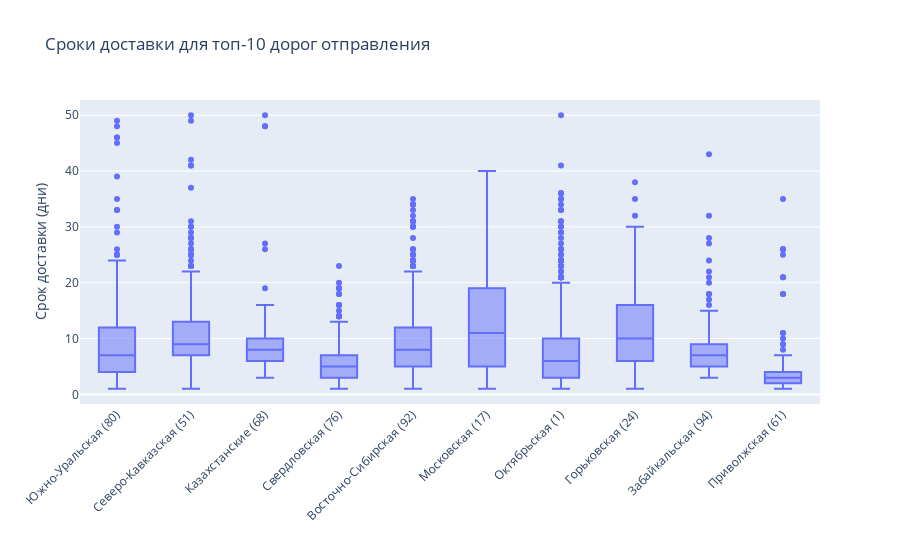

The cell this chart's notebook holds for it:
### Markdown cell above
## График 4. Влияние дороги отправления (топ-10)

### Code cell
# 4. Влияние дороги отправления (топ-10)
top_roads = data['Дорога отправления'].value_counts().nlargest(10).index
filtered_data = data[data['Дорога отправления'].isin(top_roads)]

box_fig = px.box(
    filtered_data, 
    x='Дорога отправления', 
    y='Срок доставки факт',
    title='Сроки доставки для топ-10 дорог отправления',
    labels={
        'Дорога отправления': '',
        'Срок доставки факт': 'Срок доставки (дни)'
    }
)
box_fig.update_layout(xaxis_tickangle=-45)
box_fig.show()

### Figure 1 — Plotly figure (JSON) as saved in the notebook; plotly's stock layout.template omitted (floating-point values rounded to 4 significant figures; data arrays with more than 128 entries replaced by an {"elided": "..."} marker saying what was removed)
{"data": [{"alignmentgroup": "True", "hovertemplate": "=%{x}<br>Срок доставки (дни)=%{y}<extra></extra>", "legendgroup": "", "marker": {"color": "#636efa"}, "name": "", "notched": false, "offsetgroup": "", "orientation": "v", "showlegend": false, "type": "box", "x": {"elided": "4779 str values"}, "x0": " ", "xaxis": "x", "y": {"elided": "4779 float values"}, "y0": " ", "yaxis": "y"}], "layout": {"boxmode": "group", "legend": {"tracegroupgap": 0}, "title": {"text": "Сроки доставки для топ-10 дорог отправления"}, "xaxis": {"anchor": "y", "domain": [0, 1], "tickangle": -45, "title": {"text": ""}}, "yaxis": {"anchor": "x", "domain": [0, 1], "title": {"text": "Срок доставки (дни)"}}}}
